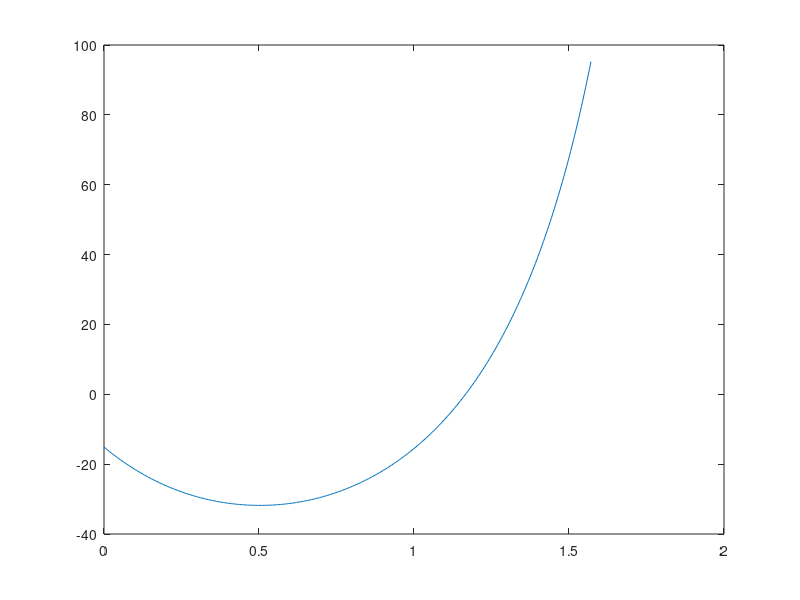

Write the MATLAB code that produced this figure. (Note: this script raises an error after producing the figure.)
g = 9.81;
u = 0.55;
F = 150;
m = 25;

x = linspace(0,pi/2,360);
func = @(x)(u*m*g)./(cos(x)+u*sin(x))-150;
x = x;
y = func(x);
plot(x,y)
[root,fx,ea,iter] = bisect(func,1,1.3)
fprintf('%5.10f is the root %4.4f number of iterations %10.10f is the error and %10.10f is fx',root,iter,ea,fx)

